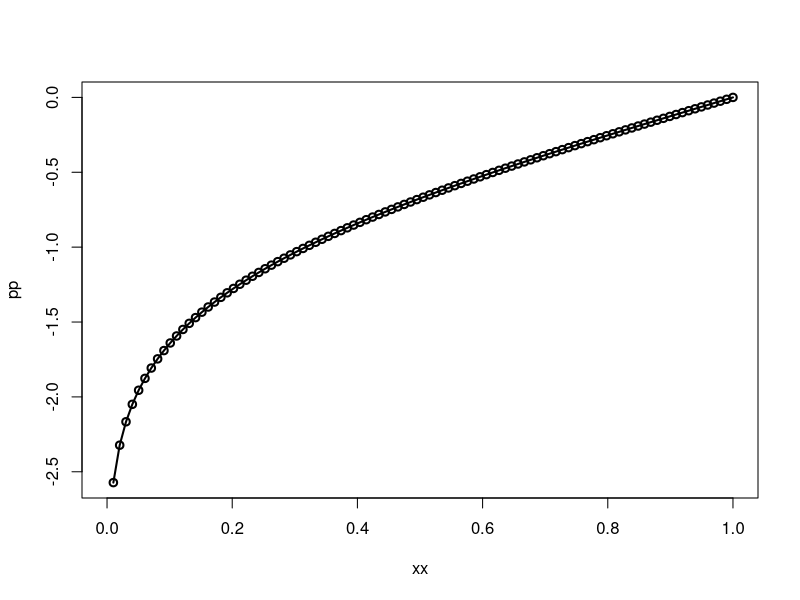

Source code (R):
# dichiarare matrice
a = rbind(c(24,300,4900),c(300,4900,90000),c(4900,90000,1763020))

# calcolare autovalori di matrice
b = eigen(a)

# somma di tutti gli elementi, man mano
c = cumsum(a)

# edf
d = ecdf(a)

xx = seq(0,1,length.out=100)
pp = qnorm(xx/2)
ss = qnorm(1-xx/2)
plot(xx, pp, type='p', lwd=2)
lines(xx,-ss,type='l',lwd=2)